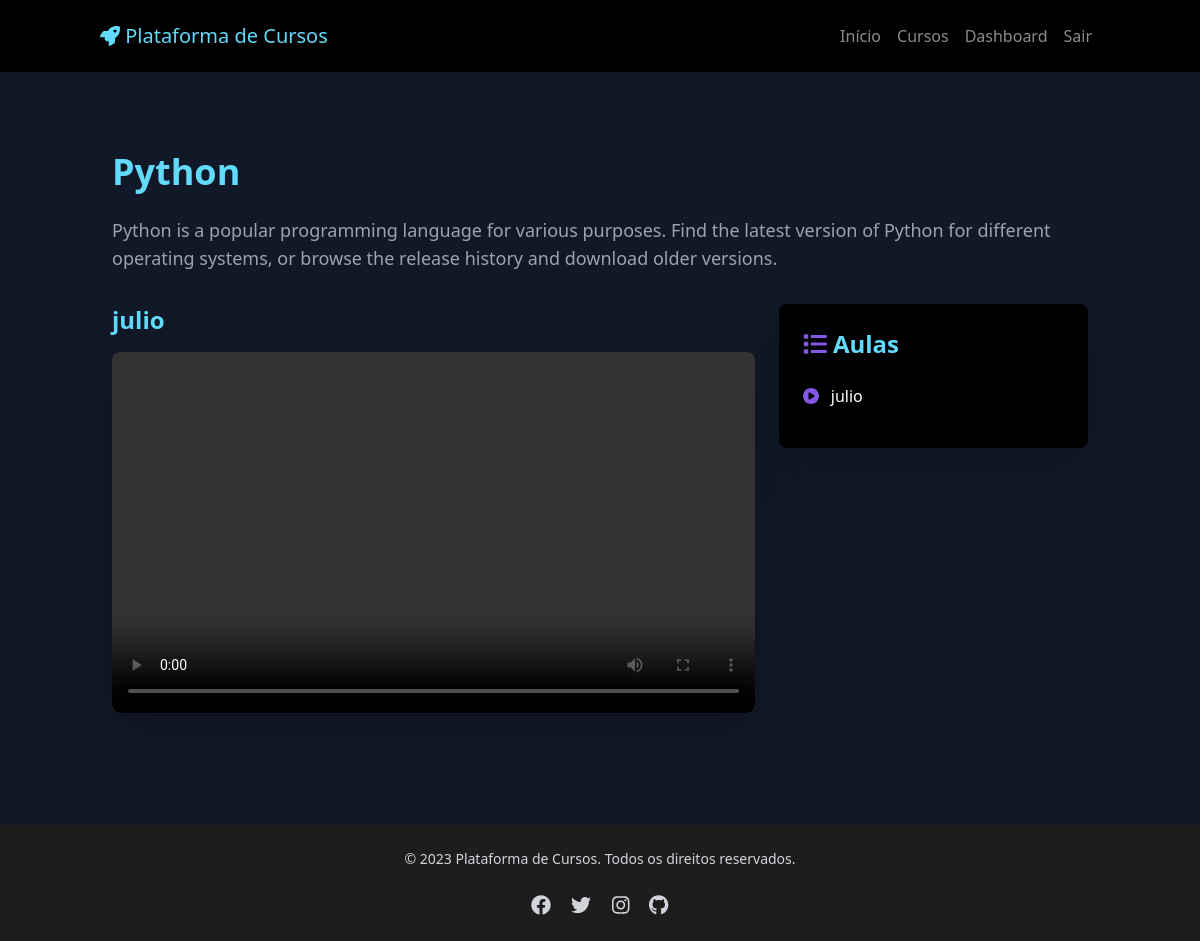
The app's page /cursos/cursos/detalhes_curso/2/ (signed in) with its own data.
### cursos/models.py (models this page shows, shortened)
class Curso(models.Model):
    titulo = models.CharField(max_length=100)
    descricao = models.TextField()
    preco = models.DecimalField(max_digits=10, decimal_places=2)
    thumbnail = models.ImageField(upload_to='cursos/')
    professor = models.CharField(max_length=100)

class Aula(models.Model):
    curso = models.ForeignKey(Curso, on_delete=models.CASCADE)
    titulo = models.CharField(max_length=100)
    video_file = models.FileField(upload_to='videos/', null=True, blank=True)  # Arquivo de vídeo
    video_url = models.URLField(null=True, blank=True)
    duracao = models.IntegerField()  # Link externo (opcional)

### cursos/views.py (the view)
# urls.py: path('cursos/detalhes_curso/<int:curso_id>/', views.detalhes_curso, name='detalhes_curso'),
def detalhes_curso(request, curso_id):
    curso = get_object_or_404(Curso, id=curso_id)
    aulas = Aula.objects.filter(curso=curso)
    return render(request, 'cursos/detalhes_curso.html', {'curso': curso, 'aulas': aulas})

### cursos/templates/cursos/detalhes_curso.html (shortened to what this page needs)
{% extends 'base.html' %}
{% block content %}
<!DOCTYPE html>
<html lang="pt-BR">
<head>
  <link href="https://cdn.jsdelivr.net/npm/bootstrap@5.3.0-alpha1/dist/css/bootstrap.min.css" rel="stylesheet">
  <link href="https://cdn.jsdelivr.net/npm/tailwindcss@2.2.19/dist/tailwind.min.css" rel="stylesheet">
  <link href="https://cdnjs.cloudflare.com/ajax/libs/font-awesome/6.0.0-beta3/css/all.min.css" rel="stylesheet">
</head>
<body class="bg-rocketseat text-white">
  <div class="container py-5">
    <h1 class="text-neon-blue text-4xl font-bold mb-4">{{ curso.titulo }}</h1>
    <p class="text-gray-400 text-lg mb-8">{{ curso.descricao }}</p>
    <div class="row">
      <div class="col-lg-8">
        {% for aula in aulas %}
        <div class="mb-8">
          <h3 class="text-neon-blue text-2xl font-semibold mb-3">{{ aula.titulo }}</h3>
          <div class="video-container shadow-lg mb-4">
            {% if aula.video_file %}
              <video controls class="w-full">
                <source src="{{ aula.video_file.url }}" type="video/mp4">
              </video>
            {% elif aula.video_url %}
              <video controls class="w-full">
                <source src="{{ aula.video_url }}" type="video/mp4">
                Seu navegador não suporta a tag de vídeo.
              </video>
            {% else %}
              <p class="text-red-500">Nenhum vídeo disponível para esta aula.</p>
            {% endif %}
          </div>
        </div>
        {% endfor %}
      </div>
      <div class="col-lg-4">
        <div class="bg-black p-6 rounded-lg shadow-lg">
          <h3 class="text-neon-blue text-2xl font-semibold mb-4">
            <i class="fas fa-list text-purple"></i> Aulas
          </h3>
          <ul class="list-unstyled">
            {% for aula in aulas %}
            <li class="mb-3">
              <a href="#aula-{{ aula.id }}" class="text-white hover:text-purple transition duration-300">
                <i class="fas fa-play-circle text-purple mr-2"></i> {{ aula.titulo }}
              </a>
            </li>
            {% endfor %}
          </ul>
        </div>
      </div>
    </div>
  </div>
</body>
</html>
{% endblock %}

### cursos/templates/cursos/detalhes_curso.html (style rules this page uses)
.text-neon-blue { color: #61dafb; }
.text-purple { color: #8257e5; }
.video-container { position: relative; padding-bottom: 56.25%; height: 0; overflow: hidden; border-radius: 8px; background-color: #202024; }
.video-container video { position: absolute; top: 0; left: 0; width: 100%; height: 100%; border-radius: 8px; }
.bg-black { background-color: #202024; }

### records on screen
Curso: titulo "Python", descricao "Python is a popular programming language for various purposes. Find the latest version of Python for different operating systems, or browse the release history and download older versions."
Aula: titulo "julio"
